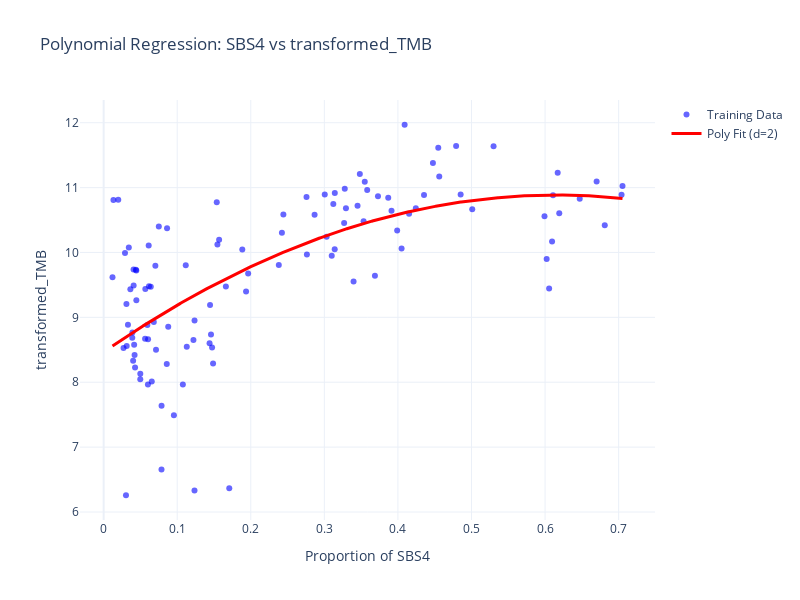

The notebook cell saved with this chart:
### Markdown cell above
The samples that have mutations attributed to tobacco might have a non-lineal relationship with the order of magnitude of mutations, it seems to approach a plateau as the proportion increases.

Let's train a model.

### Code cell
from sklearn.preprocessing import PolynomialFeatures
from sklearn.pipeline import make_pipeline
    
def polynomial_regression(df_filtered, feature_col, target_col='transformed_TMB', degree=2):

    X = df_filtered[[feature_col]]
    y = df_filtered[target_col]
    X_train, X_test, y_train, y_test = train_test_split(X, y, test_size=0.2, random_state=42)

    pm = make_pipeline(PolynomialFeatures(degree=degree, include_bias=False), LinearRegression())
    pm.fit(X_train, y_train)

    y_pred = pm.predict(X_test)
    r2 = r2_score(y_test, y_pred)
    
    lin_reg_model = pm.named_steps['linearregression']
    
    print(f'Intercept: {lin_reg_model.intercept_:.4f}')
    print(f'Coefficients (Linear, Quadratic): {lin_reg_model.coef_}')
    print(f'R^2 score: {r2:.4f}')

    # Dummy data for smooth curve
    X_range_array = np.linspace(X_train[feature_col].min(), X_train[feature_col].max(), 1000).reshape(-1, 1)
    
    X_range_df = pd.DataFrame(X_range_array, columns=[feature_col])
    y_range_pred = pm.predict(X_range_df)

    fig = go.Figure()
    fig.add_trace(go.Scatter(
        x=X_train[feature_col],
        y=y_train,
        mode='markers',
        name='Training Data',
        marker=dict(color='blue', opacity=0.6)
    ))
    fig.add_trace(go.Scatter(
        x=X_range_df[feature_col],
        y=y_range_pred,
        mode='lines',
        name=f'Poly Fit (d={degree})',
        line=dict(color='red', width=3)
    ))
    fig.update_layout(
        title=f"Polynomial Regression: {feature_col} vs {target_col}",
        xaxis_title=f"Proportion of {feature_col}",
        yaxis_title=target_col,
        height=600, 
        width=800, 
        template='plotly_white',
        showlegend=True
    )

    fig.show()

df_filtered = signatures_df[signatures_df['SBS4'] > 0.01]
polynomial_regression(df_filtered, feature_col='SBS4', target_col='transformed_TMB', degree=2)

### Figure 1 — Plotly figure (JSON) as saved in the notebook; plotly's stock layout.template omitted (floating-point values rounded to 4 significant figures; data arrays with more than 128 entries replaced by an {"elided": "..."} marker saying what was removed)
{"data": [{"marker": {"color": "blue", "opacity": 0.6}, "mode": "markers", "name": "Training Data", "type": "scatter", "x": [0.05943, 0.07033, 0.4476, 0.2443, 0.1116, 0.3533, 0.01205, 0.07865, 0.1459, 0.3031, 0.704, 0.157, 0.6193, 0.03038, 0.06018, 0.02903, 0.4152, 0.2867, 0.3294, 0.3397, 0.1077, 0.08582, 0.144, 0.03306, 0.04381, 0.3142, 0.031, 0.2423, 0.04446, 0.06123, 0.3687, 0.6095, 0.04983, 0.03136, 0.1235, 0.04009, 0.0955, 0.5992, 0.4091, 0.3005, 0.03632, 0.04444, 0.501, 0.67, 0.04207, 0.01334, 0.06166, 0.1936, 0.0407, 0.04078, 0.1538, 0.1236, 0.3122, 0.2757, 0.01989, 0.1661, 0.2381, 0.1221, 0.03893, 0.04979, 0.7052, 0.1885, 0.1446, 0.4243, 0.3549, 0.4562, 0.6108, 0.06037, 0.6171, 0.0391, 0.31, 0.6022, 0.399, 0.07501, 0.3269, 0.405, 0.08779, 0.4548, 0.07119, 0.0427, 0.6811, 0.04148, 0.3451, 0.1964, 0.6055, 0.113, 0.1547, 0.1708, 0.53, 0.3277, 0.0862, 0.06408, 0.3583, 0.3868, 0.06544, 0.03422, 0.06817, 0.05668, 0.05635, 0.2763, 0.6471, 0.3482, 0.1488, 0.07873, 0.4852, 0.4791, 0.3729, 0.1474, 0.3141, 0.02703, 0.3913, 0.4355], "y": [8.883, 9.795, 11.38, 10.59, 9.802, 10.48, 9.62, 6.654, 8.735, 10.24, 10.89, 10.2, 10.6, 6.258, 7.964, 9.991, 10.6, 10.58, 10.68, 9.551, 7.965, 8.282, 8.602, 8.884, 9.735, 10.92, 9.208, 10.31, 9.264, 10.11, 9.641, 10.17, 8.13, 8.558, 6.332, 8.33, 7.49, 10.56, 11.97, 10.89, 9.432, 9.723, 10.67, 11.1, 8.422, 10.81, 9.479, 9.397, 9.737, 9.491, 10.77, 8.951, 10.75, 10.85, 10.81, 9.477, 9.806, 8.651, 8.684, 8.046, 11.03, 10.05, 9.191, 10.68, 11.09, 11.17, 10.88, 8.662, 11.23, 8.767, 9.95, 9.901, 10.34, 10.4, 10.46, 10.06, 8.856, 11.61, 8.501, 8.227, 10.42, 8.579, 10.72, 9.676, 9.445, 8.548, 10.12, 6.364, 11.64, 10.98, 10.37, 9.471, 10.96, 10.84, 8.012, 10.08, 8.929, 9.439, 8.67, 9.97, 10.83, 11.21, 8.289, 7.637, 10.89, 11.64, 10.87, 8.537, 10.05, 8.526, 10.64, 10.89]}, {"line": {"color": "red", "width": 3}, "mode": "lines", "name": "Poly Fit (d=2)", "type": "scatter", "x": {"elided": "1000 float values"}, "y": {"elided": "1000 float values"}}], "layout": {"height": 600, "showlegend": true, "title": {"text": "Polynomial Regression: SBS4 vs transformed_TMB"}, "width": 800, "xaxis": {"title": {"text": "Proportion of SBS4"}}, "yaxis": {"title": {"text": "transformed_TMB"}}}}
